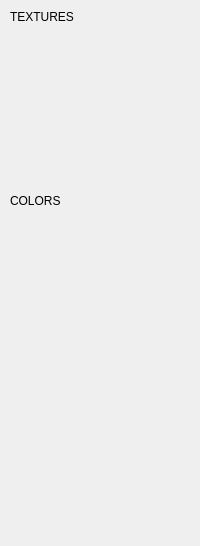
            <widget class="QWidget" name="ssTabRessource">
             <property name="statusTip">
              <string>Score ressources|These two lists allows you to add external file (image file for triggers appearance or score background) or to create a color palette for your score. Each ressource is identified by a unique string. Once edited, your new ressources will be available in the first tab if you want to apply them on objects.</string>
             </property>
             <attribute name="title">
              <string>RESSOURCES</string>
             </attribute>
             <layout class="QVBoxLayout" name="verticalLayout_14">
              <property name="spacing">
               <number>10</number>
              </property>
              <property name="margin">
               <number>10</number>
              </property>
              <item>
               <widget class="QLabel" name="ressourcesTexturesLabel">
                <property name="text">
                 <string>TEXTURES</string>
                </property>
               </widget>
              </item>
              <item>
               <widget class="UiTreeView" name="ressourcesTextures" native="true">
                <property name="minimumSize">
                 <size>
                  <width>0</width>
                  <height>150</height>
                 </size>
                </property>
                <property name="toolTip">
                 <string>Loads/initializes textures (images) for the current score</string>
                </property>
               </widget>
              </item>
              <item>
               <widget class="QLabel" name="ressourcesColorsLabel">
                <property name="text">
                 <string>COLORS</string>
                </property>
               </widget>
              </item>
              <item>
               <widget class="UiTreeView" name="ressourcesColors" native="true">
                <property name="minimumSize">
                 <size>
                  <width>0</width>
                  <height>150</height>
                 </size>
                </property>
                <property name="toolTip">
                 <string>Loads/initializes global colors (color palette) for the current score</string>
                </property>
               </widget>
              </item>
              <item>
               <spacer name="verticalSpacer_5">
                <property name="orientation">
                 <enum>Qt::Vertical</enum>
                </property>
                <property name="sizeHint" stdset="0">
                 <size>
                  <width>20</width>
                  <height>168</height>
                 </size>
                </property>
               </spacer>
              </item>
             </layout>
            </widget>
